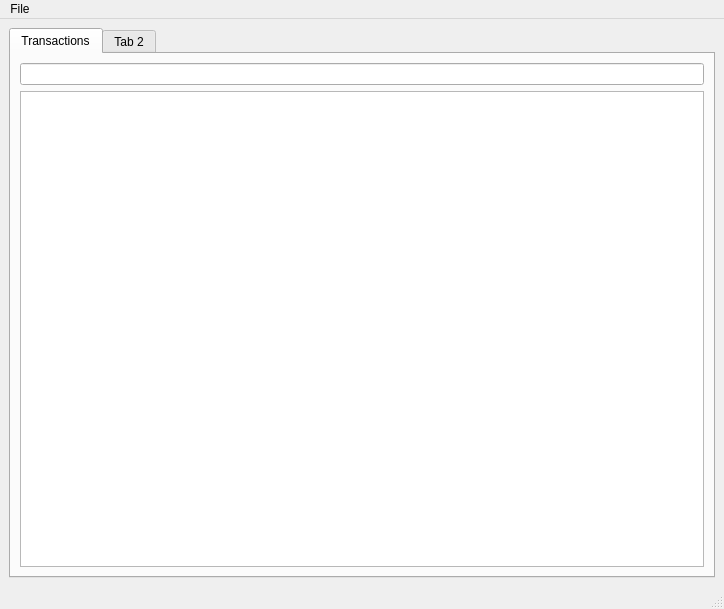
<?xml version="1.0" encoding="UTF-8"?>
<ui version="4.0">
 <class>MainWindow</class>
 <widget class="QMainWindow" name="MainWindow">
  <property name="geometry">
   <rect>
    <x>0</x>
    <y>0</y>
    <width>724</width>
    <height>609</height>
   </rect>
  </property>
  <property name="windowTitle">
   <string>MainWindow</string>
  </property>
  <widget class="QWidget" name="centralwidget">
   <layout class="QVBoxLayout" name="verticalLayout">
    <item>
     <layout class="QVBoxLayout" name="verticalLayout_2">
      <item>
       <widget class="QTabWidget" name="tabWidget">
        <property name="currentIndex">
         <number>0</number>
        </property>
        <widget class="QWidget" name="tab">
         <attribute name="title">
          <string>Transactions</string>
         </attribute>
         <layout class="QVBoxLayout" name="verticalLayout_4">
          <item>
           <layout class="QVBoxLayout" name="verticalLayout_3">
            <item>
             <widget class="QLineEdit" name="transactionsSearch"/>
            </item>
            <item>
             <widget class="QTreeView" name="transactionsView"/>
            </item>
           </layout>
          </item>
         </layout>
        </widget>
        <widget class="QWidget" name="tab_2">
         <attribute name="title">
          <string>Tab 2</string>
         </attribute>
         <layout class="QVBoxLayout" name="verticalLayout_6">
          <item>
           <layout class="QVBoxLayout" name="verticalLayout_5"/>
          </item>
         </layout>
        </widget>
       </widget>
      </item>
     </layout>
    </item>
   </layout>
  </widget>
  <widget class="QMenuBar" name="menubar">
   <property name="geometry">
    <rect>
     <x>0</x>
     <y>0</y>
     <width>724</width>
     <height>20</height>
    </rect>
   </property>
   <widget class="QMenu" name="menuFile">
    <property name="title">
     <string>File</string>
    </property>
    <addaction name="actionImport"/>
   </widget>
   <addaction name="menuFile"/>
  </widget>
  <widget class="QStatusBar" name="statusbar"/>
  <action name="actionImport">
   <property name="text">
    <string>Import</string>
   </property>
  </action>
 </widget>
 <resources/>
 <connections/>
</ui>
